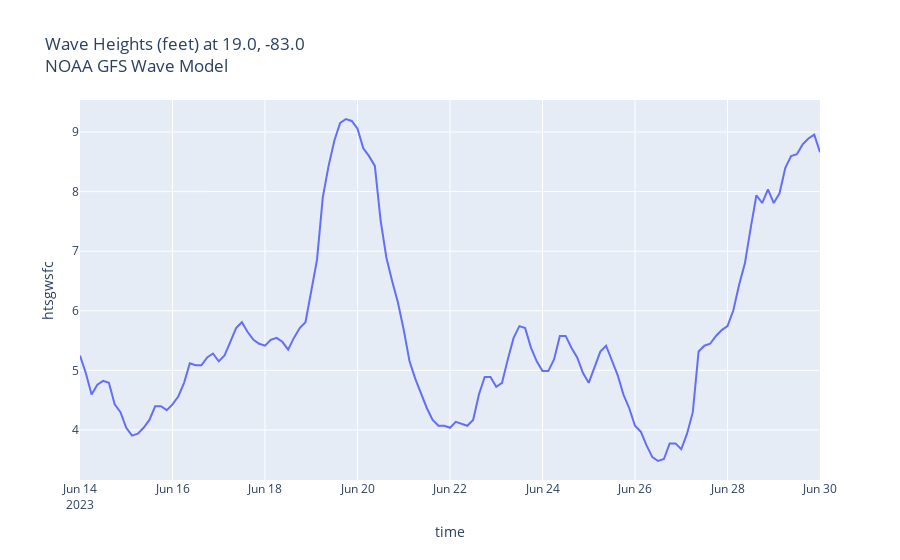

The notebook cell saved with this chart:
### Code cell
fig = px.line(df, x="time", y="htsgwsfc", 
              title=f'Wave Heights (feet) at {LAT}, {LON}<br>NOAA GFS Wave Model')
fig.show()

### Figure 1 — Plotly figure (JSON) as saved in the notebook; plotly's stock layout.template omitted (floating-point values rounded to 4 significant figures; data arrays with more than 128 entries replaced by an {"elided": "..."} marker saying what was removed)
{"data": [{"hovertemplate": "time=%{x}<br>htsgwsfc=%{y}<extra></extra>", "legendgroup": "", "line": {"color": "#636efa", "dash": "solid"}, "marker": {"symbol": "circle"}, "mode": "lines", "name": "", "orientation": "v", "showlegend": false, "type": "scatter", "x": {"elided": "129 str values"}, "xaxis": "x", "y": {"elided": "129 float values"}, "yaxis": "y"}], "layout": {"autosize": true, "legend": {"tracegroupgap": 0}, "title": {"text": "Wave Heights (feet) at 19.0, -83.0<br>NOAA GFS Wave Model"}, "xaxis": {"anchor": "y", "autorange": true, "domain": [0, 1], "range": ["2023-06-14", "2023-06-30"], "title": {"text": "time"}, "type": "date"}, "yaxis": {"anchor": "x", "autorange": true, "domain": [0, 1], "range": [3.159, 9.538], "title": {"text": "htsgwsfc"}, "type": "linear"}}}
